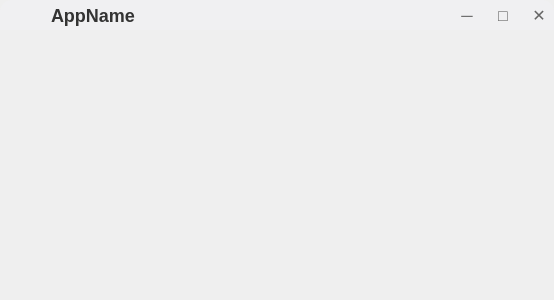
<?xml version="1.0" encoding="UTF-8"?>
<ui version="4.0">
 <class>MainWindow</class>
 <widget class="QMainWindow" name="MainWindow">
  <property name="geometry">
   <rect>
    <x>0</x>
    <y>0</y>
    <width>554</width>
    <height>300</height>
   </rect>
  </property>
  <!-- <property name="windowTitle">
   <string>AppName</string>
  </property> -->
  <widget class="QWidget" name="centralWidget">
   <layout class="QVBoxLayout" name="verticalLayout">
    <property name="leftMargin">
     <number>0</number>
    </property>
    <property name="topMargin">
     <number>0</number>
    </property>
    <property name="rightMargin">
     <number>0</number>
    </property>
    <property name="bottomMargin">
     <number>0</number>
    </property>
    <item>
     <widget class="QWidget" name="widgetTitlebar" native="true">
      <property name="styleSheet">
       <string notr="true">#widgetTitlebar{
background-color: #F0F0F2;
border-top-left-radius: 12px;
border-top-right-radius: 12px;
}</string>
      </property>
      <layout class="QHBoxLayout" name="horizontalLayout_3">
       <property name="spacing">
        <number>0</number>
       </property>
       <property name="leftMargin">
        <number>10</number>
       </property>
       <property name="topMargin">
        <number>0</number>
       </property>
       <property name="rightMargin">
        <number>0</number>
       </property>
       <property name="bottomMargin">
        <number>0</number>
       </property>
       <item>
        <layout class="QHBoxLayout" name="horizontalLayout">
         <item>
            <widget class="QLabel" name="iconLabel">
            <property name="minimumSize">
            <size>
                  <width>25</width>
                  <height>25</height>
            </size>
            </property>
            <property name="maximumSize">
            <size>
                  <width>25</width>
                  <height>25</height>
            </size>
            </property>
            <property name="pixmap">
                  <pixmap>:/icons/app-icon</pixmap>
            </property>
            <property name="scaledContents">
                  <bool>true</bool>
            </property>
            </widget>
            </item>
         <item>
          <widget class="QLabel" name="labelTitleText">
           <property name="sizePolicy">
            <sizepolicy hsizetype="Preferred" vsizetype="Preferred">
             <horstretch>0</horstretch>
             <verstretch>0</verstretch>
            </sizepolicy>
           </property>
           <property name="styleSheet">
            <string notr="true">font-size: 18px; font-weight: 500; color: #333333; padding-left: 5px;</string>
           </property>
           <property name="text">
            <string>AppName</string>
           </property>
          </widget>
         </item>
         <item>
          <spacer name="horizontalSpacer">
           <property name="orientation">
            <enum>Qt::Horizontal</enum>
           </property>
           <property name="sizeType">
            <enum>QSizePolicy::MinimumExpanding</enum>
           </property>
           <property name="sizeHint" stdset="0">
            <size>
             <width>100</width>
             <height>20</height>
            </size>
           </property>
          </spacer>
         </item>
         <item>
          <widget class="QPushButton" name="btnMin">
           <property name="sizePolicy">
            <sizepolicy hsizetype="Preferred" vsizetype="Fixed">
             <horstretch>0</horstretch>
             <verstretch>0</verstretch>
            </sizepolicy>
           </property>
           <property name="minimumSize">
            <size>
             <width>30</width>
             <height>30</height>
            </size>
           </property>
           <property name="maximumSize">
            <size>
             <width>30</width>
             <height>30</height>
            </size>
           </property>
           <property name="text">
            <string>─</string>
           </property>
           <property name="styleSheet">
            <string notr="true">QPushButton {
    background-color: transparent;
    border: none;
    font-size: 16px;
    color: #666666;
    border-radius: 4px;
}
QPushButton:hover {
    background-color: #E0E0E0;
}</string>
           </property>
          </widget>
         </item>
         <item>
          <widget class="QPushButton" name="btnMax">
           <property name="sizePolicy">
            <sizepolicy hsizetype="Preferred" vsizetype="Fixed">
             <horstretch>0</horstretch>
             <verstretch>0</verstretch>
            </sizepolicy>
           </property>
           <property name="minimumSize">
            <size>
             <width>30</width>
             <height>30</height>
            </size>
           </property>
           <property name="maximumSize">
            <size>
             <width>30</width>
             <height>30</height>
            </size>
           </property>
           <property name="text">
            <string>□</string>
           </property>
           <property name="styleSheet">
            <string notr="true">QPushButton {
    background-color: transparent;
    border: none;
    font-size: 16px;
    color: #666666;
    border-radius: 4px;
}
QPushButton:hover {
    background-color: #E0E0E0;
}</string>
           </property>
          </widget>
         </item>
         <item>
          <widget class="QPushButton" name="btnClose">
           <property name="sizePolicy">
            <sizepolicy hsizetype="Preferred" vsizetype="Fixed">
             <horstretch>0</horstretch>
             <verstretch>0</verstretch>
            </sizepolicy>
           </property>
           <property name="minimumSize">
            <size>
             <width>30</width>
             <height>30</height>
            </size>
           </property>
           <property name="maximumSize">
            <size>
             <width>30</width>
             <height>30</height>
            </size>
           </property>
           <property name="text">
            <string>✕</string>
           </property>
           <property name="styleSheet">
            <string notr="true">QPushButton {
    background-color: transparent;
    border: none;
    font-size: 16px;
    color: #666666;
    border-radius: 4px;
}
QPushButton:hover {
    background-color: #E0E0E0;
}
QPushButton#btnClose:hover {
    background-color: #FF4444;
    color: white;
}</string>
           </property>
          </widget>
         </item>
        </layout>
       </item>
      </layout>
     </widget>
    </item>
    <item>
     <spacer name="verticalSpacer">
      <property name="orientation">
       <enum>Qt::Vertical</enum>
      </property>
      <property name="sizeHint" stdset="0">
       <size>
        <width>20</width>
        <height>248</height>
       </size>
      </property>
     </spacer>
    </item>
   </layout>
  </widget>
  <action name="action_MenuItem1">
   <property name="text">
    <string>MenuItem1</string>
   </property>
  </action>
  <action name="actionMenuItem2">
   <property name="text">
    <string>MenuItem2</string>
   </property>
  </action>
 </widget>
 <layoutdefault spacing="6" margin="11"/>
 <resources>
  <include location="../res/resources.qrc"/>
 </resources>
 <connections/>
</ui>
